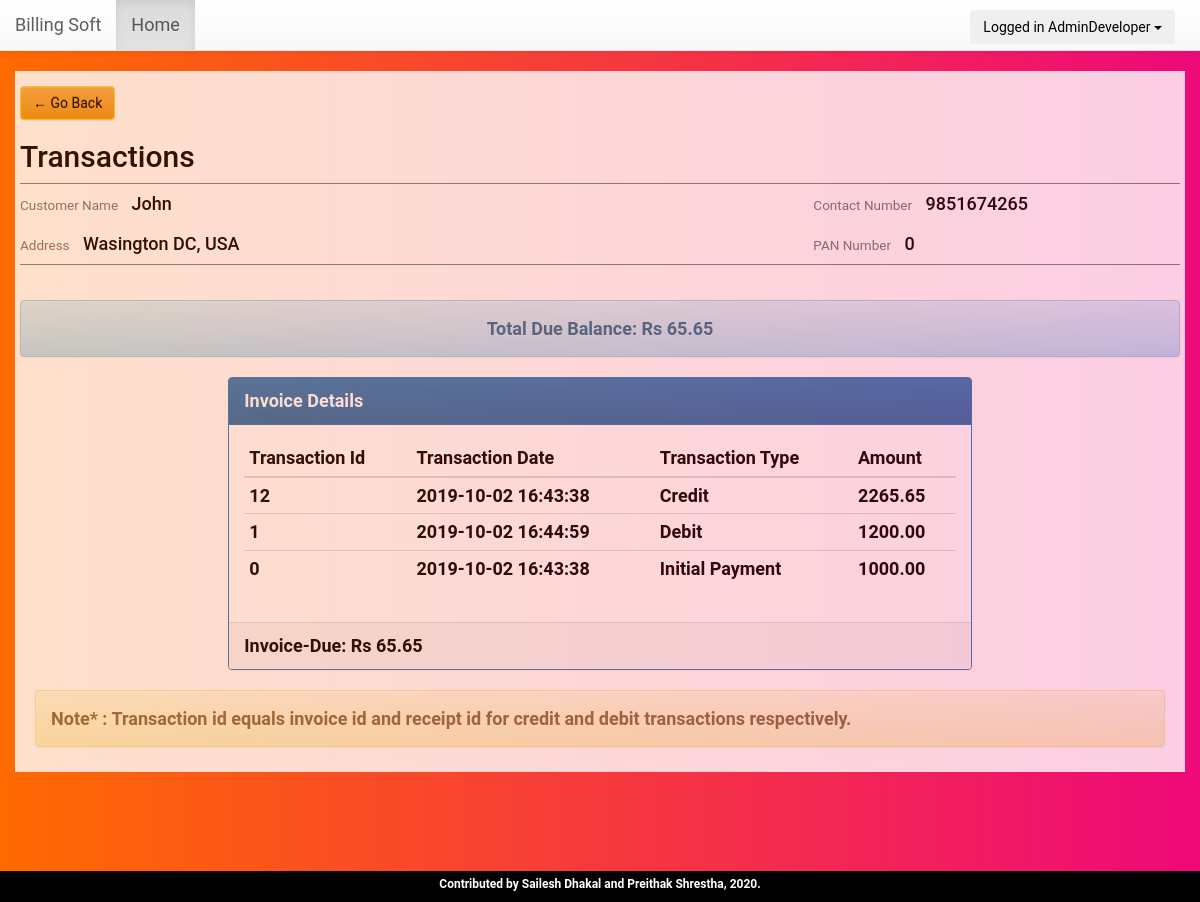
The page /transactions.php?update_id=6 (signed in) on the database its author committed.
### tables this page shows
CREATE TABLE `customers` (
  `customer_id` int(11) NOT NULL,
  `user_id` int(11) NOT NULL,
  `created_date` datetime NOT NULL DEFAULT CURRENT_TIMESTAMP,
  `customer_name` varchar(200) NOT NULL,
  `customer_address` varchar(250) NOT NULL,
  `customer_number` bigint(15) NOT NULL,
  `customer_pan` bigint(15) DEFAULT NULL
);

CREATE TABLE `invoice_order` (
  `order_id` int(11) NOT NULL,
  `user_id` int(11) NOT NULL,
  `customer_id` int(11) NOT NULL,
  `order_date` timestamp NOT NULL DEFAULT CURRENT_TIMESTAMP,
  `order_total_before_tax` decimal(10,2) NOT NULL,
  `order_total_tax` decimal(10,2) NOT NULL,
  `order_tax_per` varchar(250) NOT NULL,
  `order_total_after_tax` double(10,2) NOT NULL,
  `order_amount_paid` decimal(10,2) NOT NULL,
  `order_total_amount_due` decimal(10,2) NOT NULL,
  `note` text NOT NULL
);

### ledger.php (called while the page is built, shortened)
<?php
class Ledger{
	private $host  = 'localhost';
    private $user  = 'root';
    private $password   = "";
    private $database  = "billing_software";
	private $CustomerTable = 'customers';
		private $ReceiptTable = 'receipt';
		private $InvoiceTable = 'invoice_order';
  private $dbConnect = false;
    public function __construct(){
        if(!$this->dbConnect){
            $conn = new mysqli($this->host, $this->user, $this->password, $this->database);
            if($conn->connect_error){
                die("Error failed to connect to MySQL: " . $conn->connect_error);
            }else{
                $this->dbConnect = $conn;
            }
        }
    }
	private function getData($sqlQuery) {
		$result = mysqli_query($this->dbConnect, $sqlQuery);
		$data= array();
		while ($row = mysqli_fetch_array($result, MYSQLI_ASSOC)) {
			$data[]=$row;
		}
		return $data;
	}
	private function getSingleData($sqlQuery) {
		$result = mysqli_query($this->dbConnect, $sqlQuery);
		$data = mysqli_fetch_assoc($result);
		return $data;
	}
	public function getCustomer($customerId){
		$sqlQuery = "
			SELECT * FROM ".$this->CustomerTable."
			WHERE user_id = '".$_SESSION['userid']."' AND customer_id = '$customerId'";
		$result = mysqli_query($this->dbConnect, $sqlQuery);
		$row = mysqli_fetch_array($result, MYSQLI_ASSOC);
		return $row;
	}
	public function getTotalBalance($customerId) {
		$sqlQuery = "
		SELECT coalesce(SUM(order_total_amount_due),0) as sum FROM ".$this->InvoiceTable."
		WHERE customer_id = '".$customerId."'";
		$result = $this->getSingleData($sqlQuery);
		return $result['sum'];
	}
	public function initialPayment($invoiceId){
		$sqlQuery = "
		SELECT coalesce(order_amount_paid,0) as paid, order_date as date FROM ".$this->InvoiceTable."
		WHERE order_id = '".$invoiceId."'";
		return $this->getSingleData($sqlQuery);
	}
	public function getAllTransaction($customerId){
		$sqlQuery = "
		SELECT order_id FROM ".$this->InvoiceTable."
		WHERE customer_id = '".$customerId."'";
		return $this->getData($sqlQuery);
	}
	public function TransactionDetails($invoiceId){
		$sqlQuery = "select
		order_id as 'Id', order_total_after_tax as 'Amount', order_date as 'Date', 'Credit' as 'Type'
		from ".$this->InvoiceTable."
		where order_id=".$invoiceId."
		UNION
		select
		r.receipt_id as 'Id', r.amount_paid as 'Amount', r.created_date as 'Date', 'Debit' as 'Type'
		from ".$this->ReceiptTable." r
		join ".$this->InvoiceTable." o on o.order_id = r.invoice_id where o.order_id=".$invoiceId."
		order by date";
		$result = mysqli_query($this->dbConnect, $sqlQuery);
		return $this->getData($sqlQuery);
	}
}

### Invoice.php (called while the page is built, shortened)
<?php
class Invoice{
	private $host  = 'localhost';
    private $user  = 'root';
    private $password   = "";
    private $database  = "billing_software";
    private $invoiceOrderTable = 'invoice_order';
	private $dbConnect = false;
    public function __construct(){
        if(!$this->dbConnect){
            $conn = new mysqli($this->host, $this->user, $this->password, $this->database);
            if($conn->connect_error){
                die("Error failed to connect to MySQL: " . $conn->connect_error);
            }else{
                $this->dbConnect = $conn;
            }
        }
    }
	private function getSingleData($sqlQuery) {
		$result = mysqli_query($this->dbConnect, $sqlQuery);
		$data = mysqli_fetch_assoc($result);
		return $data;
	}
	public function getTotalDue ($invoiceId) {
		$sqlQuery = "
		SELECT order_total_amount_due FROM ".$this->invoiceOrderTable."
		WHERE order_id = '".$invoiceId."'";
		$result = $this->getSingleData($sqlQuery);
		return $result['order_total_amount_due'];
	}
}
?>

### transactions.php (the view, shortened to what this page needs)
<?php
include('header.php');
include 'ledger.php';
include 'Invoice.php';
$invoice = new Invoice();
$ledger = new Ledger();
$invoice->checkLoggedIn();
if(!empty($_GET['update_id'])){
  $customerId = $_GET['update_id'];
  $totalDue = $ledger -> getTotalBalance($customerId);
  $companyDetails = $ledger->getCustomer($customerId);
  $transactions = $ledger->getAllTransaction($customerId);
}
?>
<link href="css/style.css" rel="stylesheet">
<?php include('container.php');?>
<div class="container invoice-list-container">
  <div><a class="btn btn-warning back_btn" href="javascript:history.go(-1)">&#8592 Go Back</a></div>
	  <h2 class="title">Transactions</h2>
 <div class="Container customer_detail_container">
 <div class="row customer-details-top">
 <div class="col-xs-12 col-sm-4 col-md-4 col-lg-4">
 <h4><small>Customer Name</small>&nbsp&nbsp <?php echo $companyDetails["customer_name"] ?><h4>
 </div>
 <div class="col-xs-12 col-sm-4 col-md-4 col-lg-4 pull-right">
 <h4><small>Contact Number</small>&nbsp&nbsp <?php echo $companyDetails["customer_number"] ?><h4>
 </div>
 </div>
 <div class="row customer-details-bottom">
 <div class="col-xs-12 col-sm-4 col-md-4 col-lg-4">
 <h4><small>Address</small>&nbsp&nbsp <?php echo $companyDetails["customer_address"] ?><h4>
 </div>
 <div class="col-xs-12 col-sm-4 col-md-4 col-lg-4 pull-right">
 <h4><small>PAN Number</small>&nbsp&nbsp <?php echo $companyDetails["customer_pan"] ?><h4>
 </div>
 </div>
 </div>
    <div class="container-fluid">
    <div class="row alert alert-info text-center"><b>Total Due Balance: Rs <?php echo $totalDue ?><b></div>
    <?php
  foreach($transactions as $transaction)
  {
    $invoiceId = $transaction["order_id"];
    $initialPayment = $ledger ->initialPayment($invoiceId);
    $transactionDetails = $ledger -> TransactionDetails($invoiceId);
    $InvoiceDue = $invoice ->getTotalDue($invoiceId);
    if($initialPayment['paid'] > 0){
      $paymentDetails = array();
      $paymentDetails['Id'] = 0;
      $paymentDetails['Date'] = $initialPayment['date'];
      $paymentDetails['Amount'] = $initialPayment['paid'];
      $paymentDetails['Type'] = "Initial Payment";
      array_push($transactionDetails, $paymentDetails);
    }
  ?>
    <div class="row">
    <div class="col-lg-2"></div>
    <div class="col-lg-8">
    <div class="panel panel-primary">
    <div class="panel-heading">Invoice Details</div>
    <div class="panel-body">
    <table id="data-table" class="table table-condensed">
    <thead>
      <tr>
      <th>Transaction Id</th>
        <th>Transaction Date</th>
        <th>Transaction Type</th>
        <th>Amount</th>
      </tr>
    </thead>
    <tbody>
      <?php
        foreach($transactionDetails as $detail){
          echo'
          <tr>
             <td>'.$detail['Id'].'</td>
             <td>'.$detail['Date'].'</td>
             <td>'.$detail['Type'].'</td>
             <td>'.$detail['Amount'].'</td>
             </tr>';
        }
      ?>
    </tbody>
    </table>
    </div>
    <div class="panel-footer">Invoice-Due: Rs <?php echo $InvoiceDue; ?></div>
  </div>
    </div>
    <div class="col-lg-2"></div>
    </div>
  <?php
  }
 ?>
<p class="alert alert-warning">Note* : Transaction id equals invoice id and receipt id for credit and debit transactions respectively.</p>
</div>
</div>
<?php include('footer.php');?>

### css/style.css (style rules this page uses)
html { background-color: #f0f3f4; position: relative; min-height: 100%; }
body { background: #ee0979; background: -webkit-linear-gradient(to right, #ff6a00, #ee0979); background: linear-gradient(to right, #ff6a00, #ee0979); color: black; font-family: 'Roboto'; font-size: 18px; line-height: 1.42857; }
tbody { color: black; }
.invoice-list-container, .content-invoice, .customer-list-container { background:white; opacity:0.8; padding: 5px !important; }
.btn-warning { background-color: #fad733; border-color: #fad733; color: #000 !important; }
.customer_detail_container { border-top: grey 1px solid; border-bottom: grey 1px solid; margin-bottom: 35px; text-align: left; }
.back_btn { margin-top:10px; }

### rows shown on the page
customers: customer_name "John", customer_number "9851674265", customer_address "Wasington DC, USA", customer_pan "0"
invoice_order: Id "12", Date "2019-10-02 16:43:38", Type "Credit", Amount "2265.65", Id "1", Date "2019-10-02 16:44:59", Type "Debit", Amount "1200.00", Id "0", order_date "2019-10-02 16:43:38", Type "Initial Payment", Amount "1000.00", InvoiceDue "65.65"

### other values the page prints
$_SESSION['user'] "AdminDeveloper"
$totalDue "65.65"
